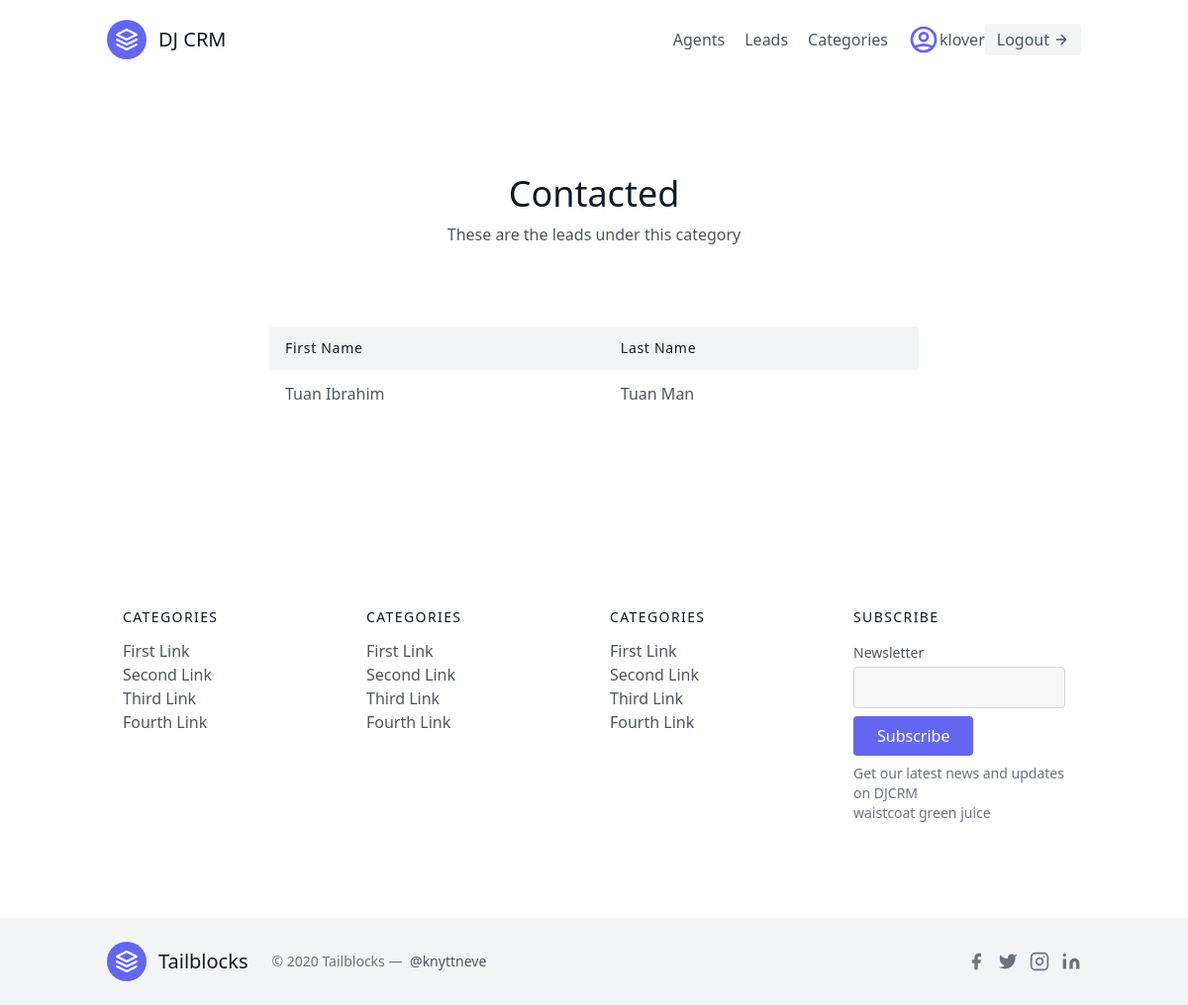
Page /leads/categories/1/ (signed in) on the committed database.
### leads/models.py (models this page shows, shortened)
class User(AbstractUser):
    is_organiser = models.BooleanField(default=True)
    is_agent = models.BooleanField(default=False)

class Category(models.Model):
    name = models.CharField(max_length=30) # New, Contacted, Coverted, Unconverted
    organisation = models.ForeignKey(UserProfile, on_delete=models.CASCADE)

class Lead(models.Model):
    first_name = models.CharField(max_length=20)
    last_name = models.CharField(max_length=20)
    age = models.IntegerField(default=0)
    organisation = models.ForeignKey(UserProfile, on_delete=models.CASCADE)
    agent = models.ForeignKey(Agent, null=True, blank=True, on_delete=models.SET_NULL)
    category = models.ForeignKey(Category, related_name="leads", null=True, blank=True, on_delete=models.SET_NULL)
    description = models.TextField()
    date_added = models.DateTimeField(auto_now_add=True)
    phone_number = models.CharField(max_length=20)
    email = models.EmailField()

### leads/views.py (the view)
# urls.py: path('categories/<int:pk>/', views.CategoryDetailView.as_view(),name="category-detail"),
class CategoryDetailView(LoginRequiredMixin, generic.DetailView):
    template_name = "leads/category_detail.html"
    context_object_name = "category"
    def get_context_data(self, **kwargs):
        context = super(CategoryDetailView, self).get_context_data(**kwargs)
        leads = self.get_object().leads.all()
        context.update(
            {
                "leads": leads
            }
        )
        return context
    def get_queryset(self):
        user = self.request.user
        if user.is_organiser:
            queryset = Category.objects.filter(organisation=user.userprofile)
        else:
            queryset = Category.objects.filter(organisation=user.agent.organisation)
        return queryset

### leads/templates/leads/category_detail.html
{% extends "base.html" %}
{% block content %}
<section class="text-gray-600 body-font">
    <div class="container px-5 py-24 mx-auto">
        <div class="flex flex-col text-center w-full mb-20">
            <h1 class="sm:text-4xl text-3xl font-medium title-font mb-2 text-gray-900">{{category.name}}</h1>
            <p class="lg:w-2/3 mx-auto leading-relaxed text-base">These are the leads under this category</p>
        </div>
        <div class="lg:w-2/3 w-full mx-auto overflow-auto">
            <table class="table-auto w-full text-left whitespace-no-wrap">
                <thead>
                    <tr>
                        <th
                            class="px-4 py-3 title-font tracking-wider font-medium text-gray-900 text-sm bg-gray-100 rounded-tl rounded-bl">
                            First Name</th>
                        <th class="px-4 py-3 title-font tracking-wider font-medium text-gray-900 text-sm bg-gray-100">
                            Last Name</th>
                        <th
                            class="w-10 title-font tracking-wider font-medium text-gray-900 text-sm bg-gray-100 rounded-tr rounded-br">
                        </th>
                    </tr>
                </thead>
                <tbody>
                    {% for lead in leads %}
                    <tr>
                        <td class="px-4 py-3">
                           <a class="hover:text-blue-500" href="{% url 'leads:lead-detail' lead.pk %}">{{lead.first_name}}</a>
                        </td>
                        <td class="px-4 py-3">{{lead.last_name}}</td>
                    </tr>
                    {% endfor %}
                </tbody>
            </table>
        </div>
    </div>
</section>
{% endblock content %}

### templates/navbar.html (shortened to what this page needs)
<header class="text-gray-600 body-font">
  <div class="container mx-auto flex flex-wrap p-5 flex-col md:flex-row items-center">
    <a href="{% url 'landing-page' %}" class="flex title-font font-medium items-center text-gray-900 mb-4 md:mb-0">
      <svg xmlns="http://www.w3.org/2000/svg" fill="none" stroke="currentColor" stroke-linecap="round"
        stroke-linejoin="round" stroke-width="2" class="w-10 h-10 text-white p-2 bg-indigo-500 rounded-full"
        viewBox="0 0 24 24">
        <path d="M12 2L2 7l10 5 10-5-10-5zM2 17l10 5 10-5M2 12l10 5 10-5"></path>
      </svg>
      <span class="ml-3 text-xl">DJ CRM</span>
    </a>
    <nav class="md:ml-auto flex flex-wrap items-center text-base justify-center">
      {% if not request.user.is_authenticated %}
      <a href="{% url 'signup' %}" class="mr-5 hover:text-gray-900">Signup</a>
      {% else %}
      {% if request.user.is_organiser %}
      <a href="{% url 'agents:agent-list' %}" class="mr-5 hover:text-gray-900">Agents</a>
      {% endif %}
      <a href="{% url 'leads:lead-list' %}" class="mr-5 hover:text-gray-900">Leads</a>
      <a href="{% url 'leads:category-list' %}" class="mr-5 hover:text-gray-900">Categories</a>
      {% endif %}
    </nav>
    {% if request.user.is_authenticated %}
    <div>
      <svg class="h-8 w-8 text-indigo-500"  fill="none" viewBox="0 0 24 24" stroke="currentColor">
        <path stroke-linecap="round" stroke-linejoin="round" stroke-width="2" d="M5.121 17.804A13.937 13.937 0 0112 16c2.5 0 4.847.655 6.879 1.804M15 10a3 3 0 11-6 0 3 3 0 016 0zm6 2a9 9 0 11-18 0 9 9 0 0118 0z"/>
      </svg>
    </div>
    {{ request.user.username }}
    <a href="{% url 'logout' %}"
      class="inline-flex items-center bg-gray-100 border-0 py-1 px-3 focus:outline-none hover:bg-gray-200 rounded text-base mt-4 md:mt-0">Logout
      <svg fill="none" stroke="currentColor" stroke-linecap="round" stroke-linejoin="round" stroke-width="2"
        class="w-4 h-4 ml-1" viewBox="0 0 24 24">
        <path d="M5 12h14M12 5l7 7-7 7"></path>
      </svg>
    </a>
    {% endif %}
  </div>
</header>

### static/css/style.css (style rules this page uses)
body { background-color: white; }
h1 { margin-bottom: 1rem; color: #111827; font-size: 1.875rem; line-height: 2.25rem; font-weight: 500; }

### rows in the picture
User: user.username "klover"
Category: name "Contacted"
Lead: first_name "Tuan Ibrahim", last_name "Tuan Man"
